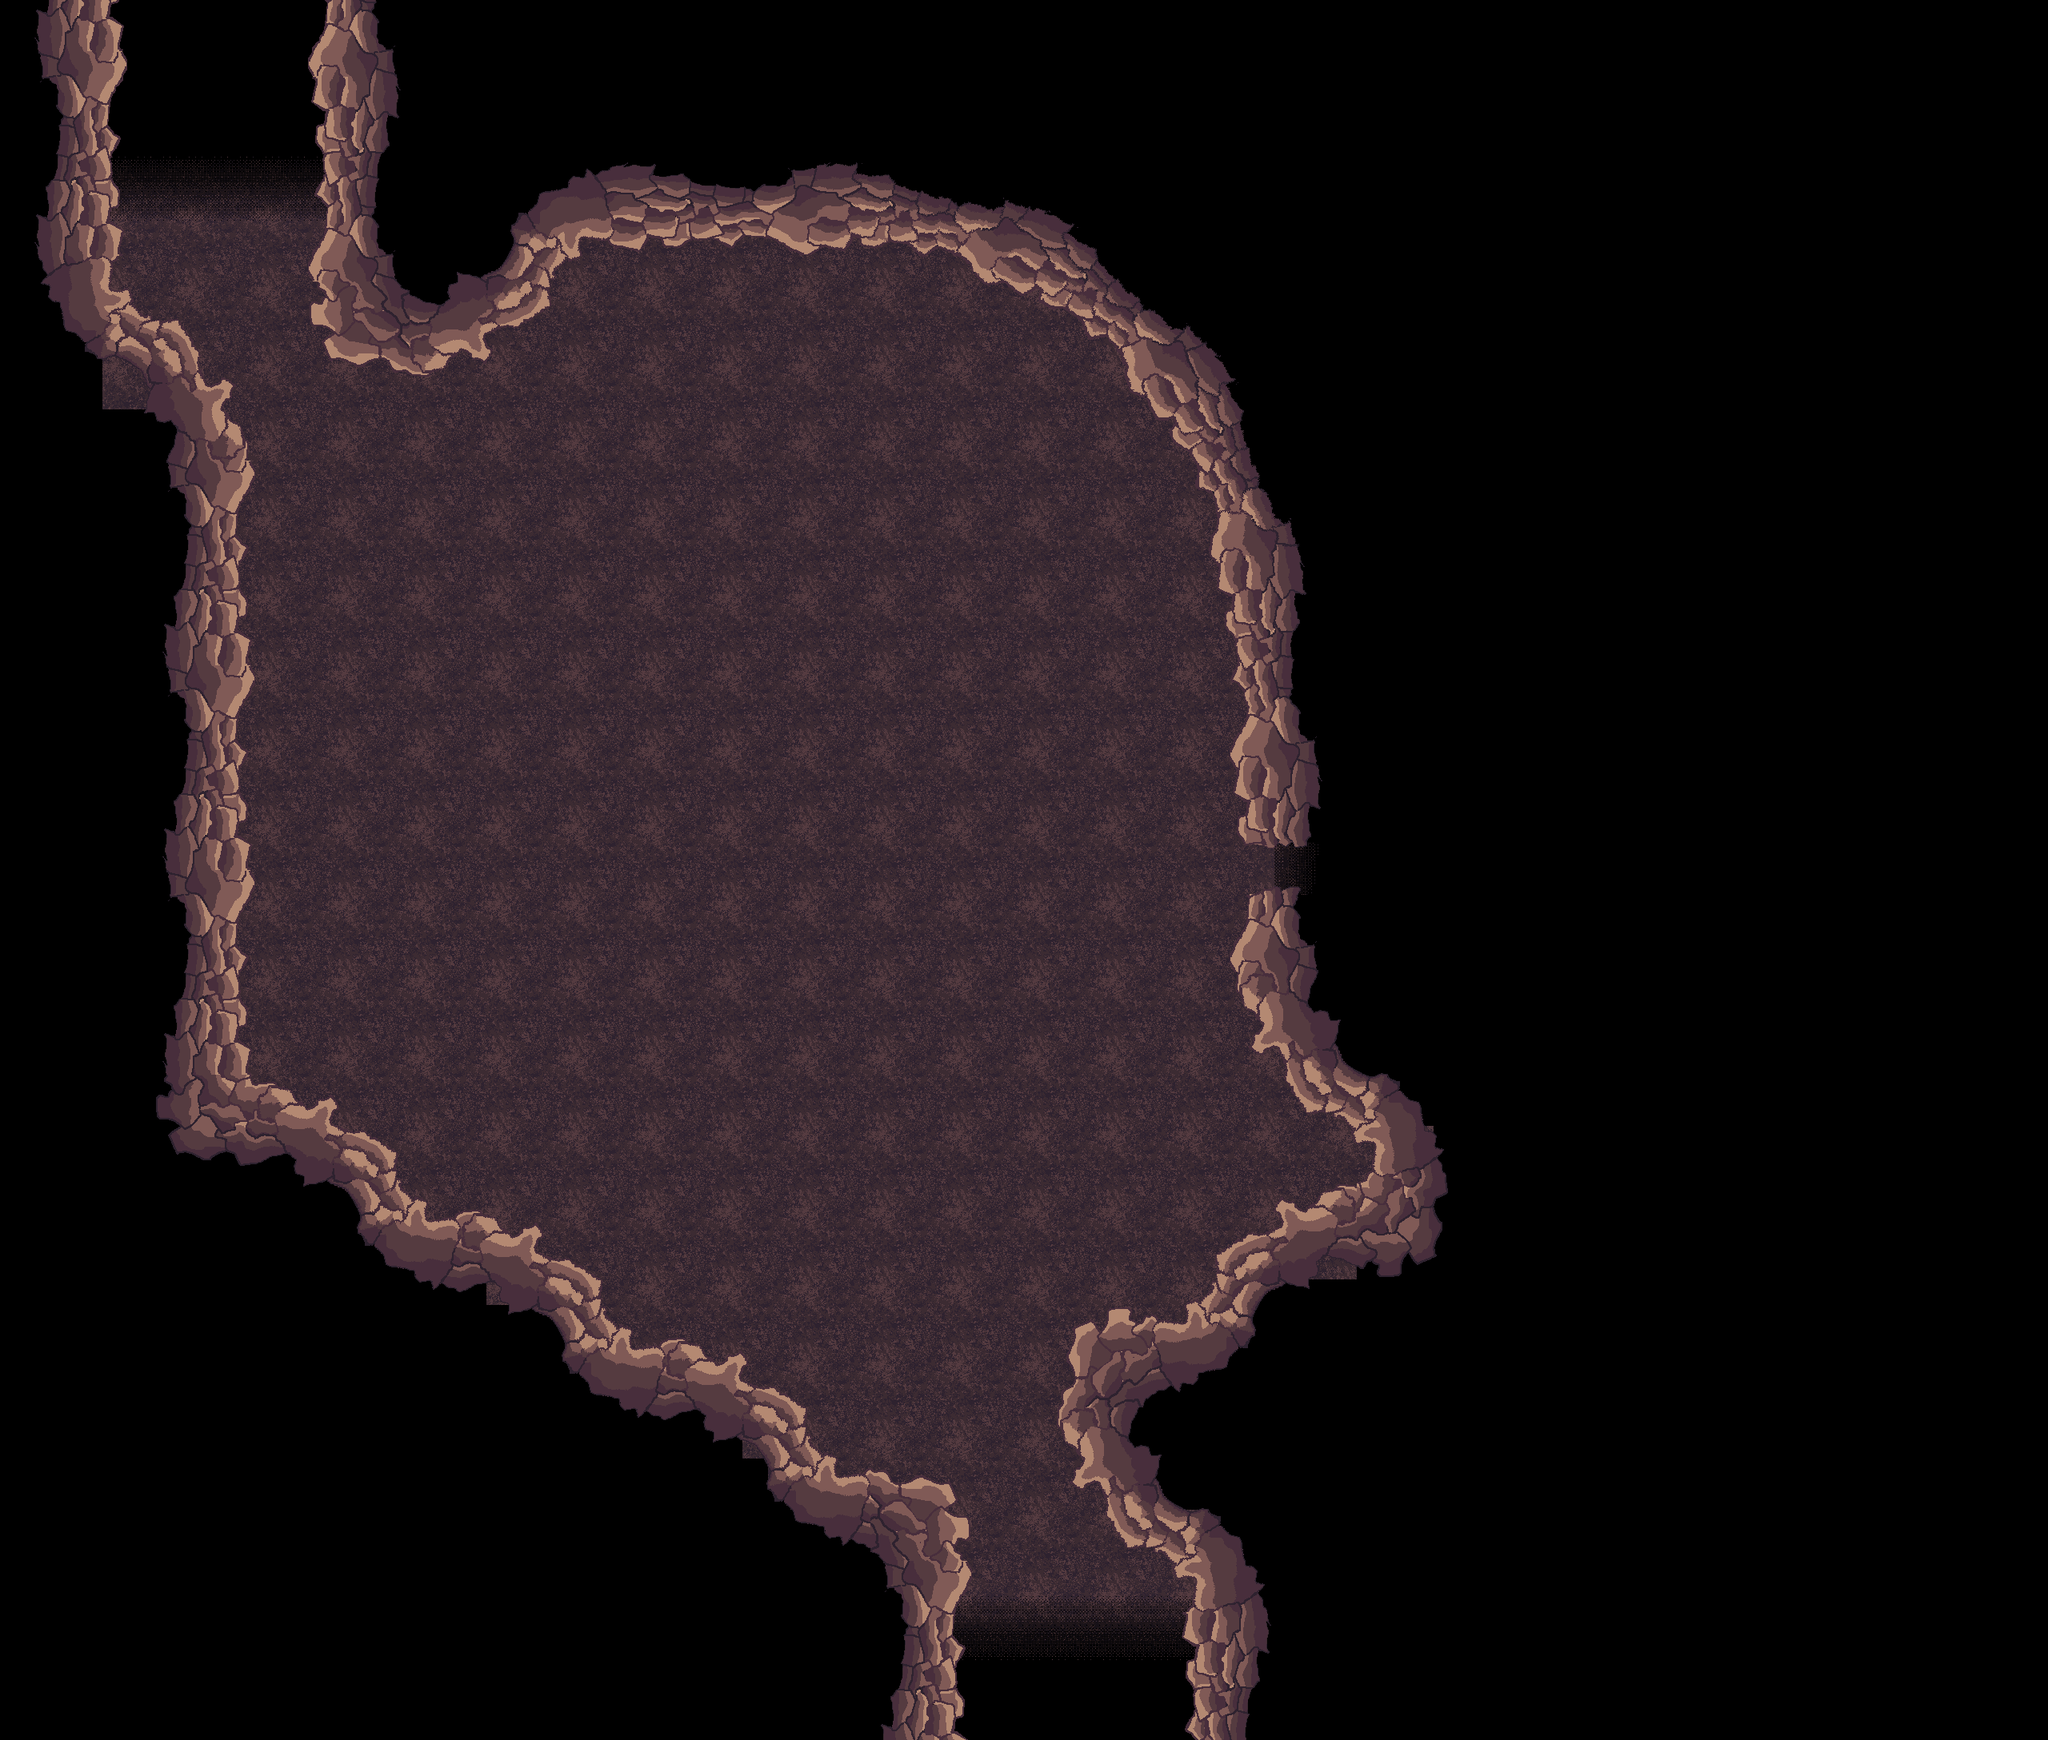

A 2D game scene composited from a Tiled map and its tileset images. What follows is a short description and the map's XML, with each tile layer's data collapsed to a summary:
An orthogonal 80x68 tile map with 32x32 px tiles, 3 tile layers (floor, darkness, walls), 2 tilesets and 33 objects (21x Wall, 3x Door, 3x Fungus, Entrance, Entrance2, ...).

<map version="1.10" tiledversion="1.11.2" orientation="orthogonal" renderorder="right-down" width="80" height="68" tilewidth="32" tileheight="32" infinite="0" nextlayerid="7" nextobjectid="37">
 <tileset firstgid="1" source="../tilesets/floor1-features.tsx" />
 <tileset firstgid="4097" source="../Caverns Floor 1.tsx" />
 <layer id="2" name="floor" width="80" height="68">
  <data>[5440 cells, 5440 non-empty, 9 distinct tile ids]</data>
 </layer>
 <layer id="3" name="darkness" width="80" height="68">
  <data>[5440 cells, 3495 non-empty, 4 distinct tile ids]</data>
 </layer>
 <layer id="1" name="walls" width="80" height="68">
  <data>[5440 cells, 1548 non-empty, 800 distinct tile ids]</data>
 </layer>
 <objectgroup id="4" name="walls" visible="0">
  <object id="1" name="Wall" x="769" y="308">
   <polygon points="0,0 31,5 43,-14 58,-10 59,-3 84,0 94,-9 126,-11 145,1 161,-13 191,-14 237,9 261,-3 285,4 367,-6 381,10 403,1 427,12 464,45 485,44 509,58 582,90 591,117 613,113 635,147 645,181 661,188 675,212 728,273 725,300 745,307 744,384 755,400 752,425 771,442 764,476 775,490 772,536 785,578 768,636 775,647 894,650 894,-118 -2,-118" />
  </object>
  <object id="2" name="Wall" x="517" y="466">
   <polygon points="0,0 64,-31 89,-22 100,-35 88,-51 171,-90 175,-128 208,-153 211,-172 274,-164 254,-280 -2,-248" />
  </object>
  <object id="3" name="Wall" x="397" y="351">
   <polygon points="0,0 12,21 -8,30 -2,54 21,99 118,120 120,6" />
  </object>
  <object id="4" name="Wall" x="391" y="345">
   <polygon points="0,0 -4,-17 19,-84 6,-107 14,-152 5,-187 15,-193 21,-209 0,-221 6,-253 107,-252 105,6" />
  </object>
  <object id="5" name="Wall" x="190" y="840">
   <polygon points="0,0 117,1 123,-32 105,-44 105,-58 116,-62 115,-84 107,-130 122,-145 103,-165 125,-241 118,-263 0,-256 0,0" />
  </object>
  <object id="6" name="Wall" x="184" y="1088">
   <polygon points="0,0 117,1 123,-32 105,-44 105,-58 116,-62 115,-84 107,-130 122,-145 103,-165 125,-241 118,-263 0,-256 0,0" />
  </object>
  <object id="7" name="Wall" x="188" y="1344">
   <polygon points="0,0 117,1 123,-32 105,-44 105,-58 116,-62 115,-84 107,-130 122,-145 103,-165 125,-241 118,-263 0,-256 0,0" />
  </object>
  <object id="8" name="Wall" x="320" y="1358">
   <polygon points="0,0 22,-1 66,30 94,13 102,29 92,53 132,60 175,85 174,117 194,142 212,146 213,172 247,169 254,162 254,277 -2,277" />
  </object>
  <object id="9" name="Wall" x="578" y="1516">
   <polygon points="0,0 22,-1 66,30 94,13 102,29 92,53 132,60 175,85 174,117 194,142 212,146 213,172 247,169 254,162 254,277 -2,277" />
  </object>
  <object id="10" name="Wall" x="830" y="1680">
   <polygon points="0,0 22,-1 66,30 94,13 102,29 92,53 132,60 175,85 174,117 194,142 212,146 213,172 247,169 254,162 254,277 -2,277" />
  </object>
  <object id="11" name="Wall" x="1088" y="1836">
   <polygon points="0,0 35,21 60,8 98,17 124,86 112,119 -1,116" />
  </object>
  <object id="12" name="Wall" x="1088" y="2212">
   <polygon points="0,0 117,1 123,-32 105,-44 105,-58 116,-62 115,-84 107,-130 122,-145 103,-165 125,-241 118,-263 0,-256 0,0" />
  </object>
  <object id="13" name="Wall" x="1387" y="1639">
   <polygon points="0,0 29,-3 30,12 41,16 56,2 56,122 -64,122 -41,86 -51,59 -42,23 -20,13 -9,26" />
  </object>
  <object id="15" name="Wall" x="1543" y="1222">
   <polygon points="0,0 32,62 23,86 33,92 53,87 94,169 155,190 174,236 283,248 283,-8" />
  </object>
  <object id="16" name="Wall" x="1444" y="1645">
   <polygon points="0,0 42,9 42,-12 83,-41 81,-77 161,-113 155,-138 160,-146 185,-133 233,-164 255,-161 255,83 -1,83" />
  </object>
  <object id="17" name="Wall" x="1480" y="2268">
   <polygon points="0,0 -4,-17 19,-84 6,-107 14,-152 5,-187 15,-193 21,-209 0,-221 6,-253 107,-252 105,6" />
  </object>
  <object id="18" name="Wall" x="1324" y="1765">
   <polygon points="0,0 21,91 47,89 87,170 148,207 162,247 276,251 276,-5" />
  </object>
  <object id="19" name="Wall" x="148" y="324">
   <polygon points="0,0 -8,37 77,78 112,158 143,155 159,251 -84,252 -84,-4" />
  </object>
  <object id="23" name="Wall" x="1546" y="962">
   <polygon points="0,0 11,93 118,94 109,-5" />
  </object>
  <object id="24" name="Wall" x="1563" y="1121">
   <polygon points="0,0 0,30 -25,81 -21,93 100,94 102,-9" />
  </object>
  <object id="25" name="Wall" x="31" y="320">
   <polygon points="0,0 117,1 123,-32 105,-44 105,-58 116,-62 115,-84 107,-130 122,-145 103,-165 125,-241 118,-263 0,-256 0,0" />
  </object>
 </objectgroup>
 <objectgroup id="5" name="doors">
  <object id="21" name="Door" x="159" y="164" width="223" height="35">
   <properties>
    <property name="targetObj" value="Entrance" />
    <property name="targetRoom" value="room8" />
   </properties>
  </object>
  <object id="22" name="Door" x="1200" y="2070" width="284" height="35">
   <properties>
    <property name="targetObj" value="Entrance2" />
    <property name="targetRoom" value="room5" />
   </properties>
  </object>
  <object id="28" name="Entrance" x="1317" y="1983">
   <point />
  </object>
  <object id="29" name="Entrance2" x="268" y="261">
   <point />
  </object>
  <object id="30" name="Entrance3" x="1543" y="1077">
   <point />
  </object>
  <object id="32" name="Door" x="1631" y="1058" width="35" height="50">
   <properties>
    <property name="targetObj" value="Entrance" />
    <property name="targetRoom" value="room9" />
   </properties>
  </object>
 </objectgroup>
 <objectgroup id="6" name="zones">
  <object id="26" name="Zone" x="440" y="550" width="988" height="816" />
  <object id="27" name="Nest" x="1832" y="428">
   <properties>
    <property name="challenge_rating" type="int" value="36" />
    <property name="include_fire" type="bool" value="true" />
    <property name="include_silver" type="bool" value="true" />
   </properties>
   <point />
  </object>
  <object id="33" name="BoomBug" x="1290" y="427">
   <point />
  </object>
  <object id="34" name="Fungus" x="836" y="392">
   <point />
  </object>
  <object id="35" name="Fungus" x="651.515" y="1481.82">
   <point />
  </object>
  <object id="36" name="Fungus" x="1652.5" y="1444.5">
   <point />
  </object>
 </objectgroup>
</map>
